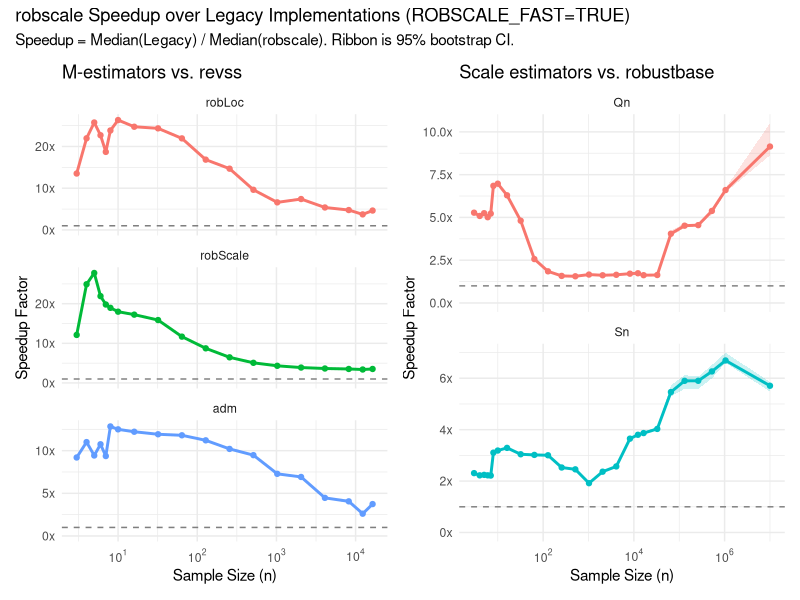

This chart was generated by the following R code:
library(dplyr)
library(ggplot2)
library(scales)
library(patchwork)

# Load optimized mode summary
df <- read.csv("optimized_mode/legacy_benchmark_summary.csv")

# Ensure factors for consistent ordering
df$estimator <- factor(df$estimator, levels = c("robLoc", "robScale", "adm", "Qn", "Sn"))

# Left panel: M-estimators vs revss
df_left <- df %>% filter(grepl("revss", legacy_name))
p1 <- ggplot(df_left, aes(x = n, y = speedup, color = estimator, fill = estimator)) +
  geom_hline(yintercept = 1, linetype = "dashed", color = "gray50") +
  geom_ribbon(aes(ymin = ci_lo, ymax = ci_hi), alpha = 0.2, color = NA) +
  geom_line(linewidth = 1) +
  geom_point() +
  facet_wrap(~estimator, scales = "free_y", ncol = 1) +
  scale_x_log10(breaks = trans_breaks("log10", function(x) 10^x),
                labels = trans_format("log10", math_format(10^.x))) +
  scale_y_continuous(labels = label_number(suffix = "x"), limits = c(0, NA)) +
  labs(title = "M-estimators vs. revss",
       x = "Sample Size (n)", y = "Speedup Factor",
       color = "Estimator", fill = "Estimator") +
  theme_minimal() +
  theme(legend.position = "none")

# Right panel: Scale estimators vs robustbase
df_right <- df %>% filter(grepl("robustbase", legacy_name))
p2 <- ggplot(df_right, aes(x = n, y = speedup, color = estimator, fill = estimator)) +
  geom_hline(yintercept = 1, linetype = "dashed", color = "gray50") +
  geom_ribbon(aes(ymin = ci_lo, ymax = ci_hi), alpha = 0.2, color = NA) +
  geom_line(linewidth = 1) +
  geom_point() +
  facet_wrap(~estimator, scales = "free_y", ncol = 1) +
  scale_x_log10(breaks = trans_breaks("log10", function(x) 10^x),
                labels = trans_format("log10", math_format(10^.x))) +
  scale_y_continuous(labels = label_number(suffix = "x"), limits = c(0, NA)) +
  labs(title = "Scale estimators vs. robustbase",
       x = "Sample Size (n)", y = "Speedup Factor",
       color = "Estimator", fill = "Estimator") +
  theme_minimal() +
  theme(legend.position = "none")

# Combine with patchwork
p_combined <- p1 + p2 + plot_annotation(
  title = "robscale Speedup over Legacy Implementations (ROBSCALE_FAST=TRUE)",
  subtitle = "Speedup = Median(Legacy) / Median(robscale). Ribbon is 95% bootstrap CI."
)

ggsave("optimized_mode/full_speedup_panel.png", p_combined, width = 10, height = 7, dpi = 300)
cat("Plot saved to optimized_mode/full_speedup_panel.png\n")
